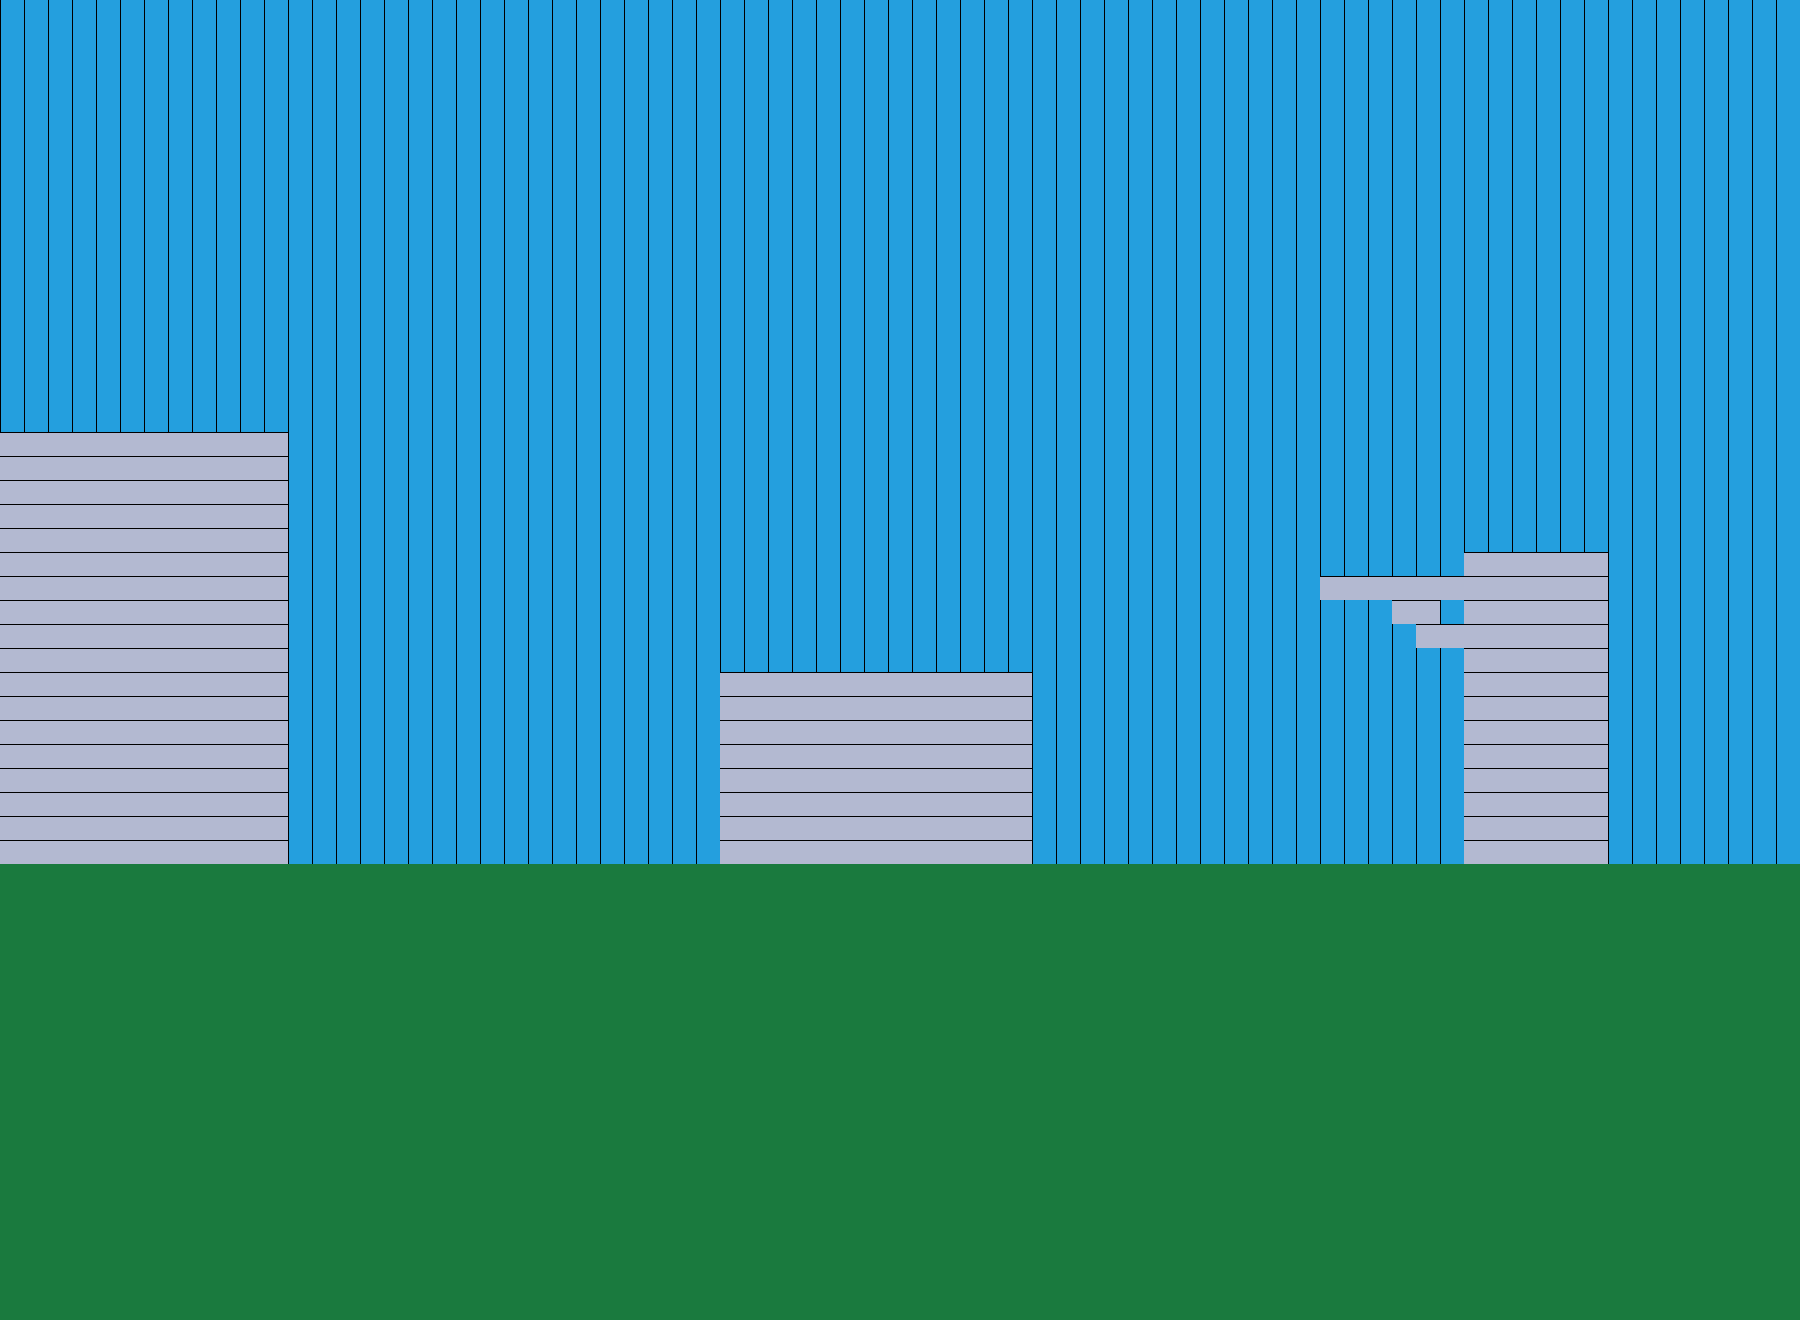

This game map was drawn from its Tiled (.tmx) file and the tilesets committed beside it. A one-line description and the trimmed map source follow:
An orthogonal 75x55 tile map with 24x24 px tiles, 1 tile layer (Ground Sky Buildings), 1 hidden layer not drawn.

<map version="1.4" tiledversion="1.4.1" orientation="orthogonal" renderorder="left-down" width="75" height="55" tilewidth="24" tileheight="24" infinite="0" nextlayerid="3" nextobjectid="1">
 <tileset firstgid="1" source="basicTileset.tsx" />
 <layer id="1" name="Ground Sky Buildings" width="75" height="55">
  <data>[4125 cells, 4125 non-empty, 3 distinct tile ids]</data>
 </layer>
 <layer id="2" name="Collision Layer" width="75" height="55" visible="0">
  <data>[4125 cells, 31 non-empty, 1 distinct tile ids]</data>
 </layer>
</map>